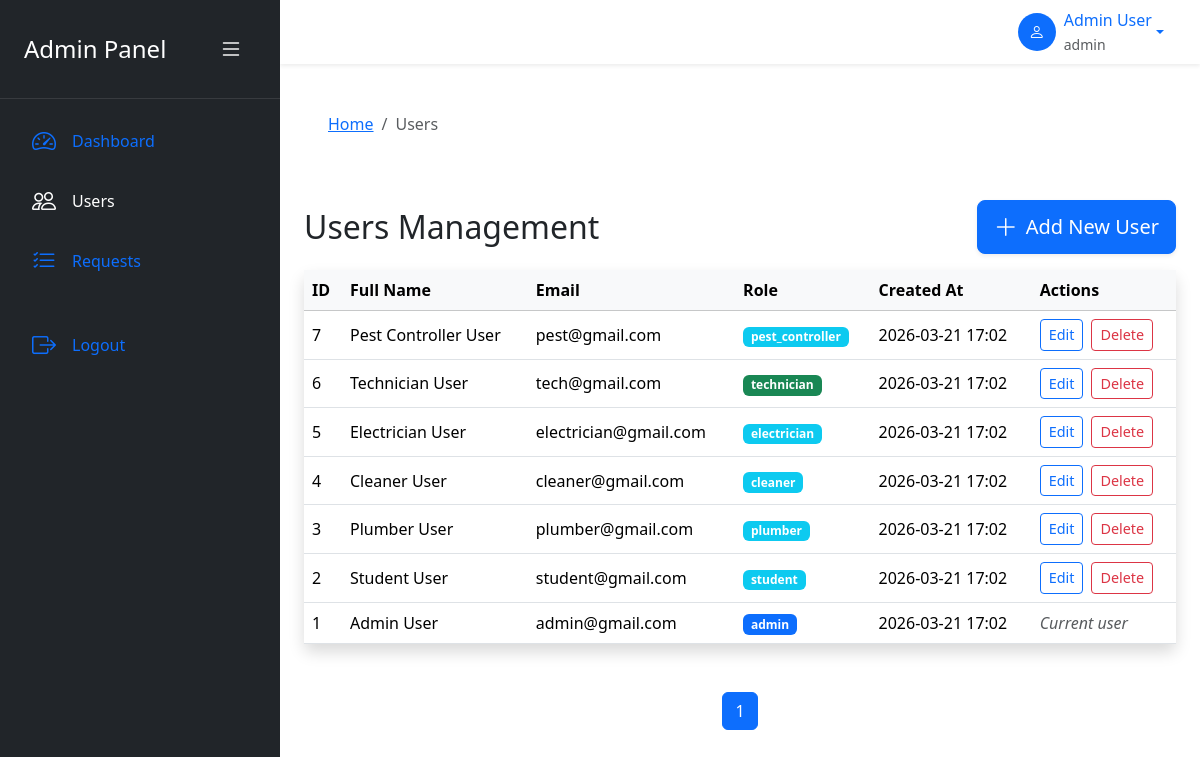
Screenshot of /users (signed in) with the database file from the repository.
### app.py (models this page shows, shortened)
class User(UserMixin, db.Model):
    id = db.Column(db.Integer, primary_key=True)
    full_name = db.Column(db.String(100))
    email = db.Column(db.String(120), unique=True)
    password_hash = db.Column(db.String(200))
    role = db.Column(db.String(20))
    room_number = db.Column(db.String(20), nullable=True)
    created_at = db.Column(db.DateTime, default=datetime.utcnow)
    def unread_notifications_count(self):
        return self.notifications.filter_by(is_read=False).count()

### app.py (the view)
@app.route("/users")
@login_required
@admin_required
def users():
    page = request.args.get('page', 1, type=int)
    users = User.query.order_by(User.created_at.desc()).paginate(
        page=page, per_page=10, error_out=False
    )
    return render_template("admin/users.html", users=users)

### app.py (called while the page is built)
@app.context_processor
def inject_notifications():
    if not current_user.is_authenticated:
        return {'unread_count': 0, 'has_unread': False}
    unread_count = current_user.unread_notifications_count()
    return {'unread_count': unread_count, 'has_unread': unread_count > 0}

def admin_required(f):
    @wraps(f)
    def decorated(*args, **kwargs):
        if not current_user.is_authenticated:
            flash("Please log in.", "warning")
            return redirect(url_for('login'))
        if current_user.role != 'admin':
            flash("Admin access only.", "danger")
            return redirect(url_for('dashboard'))
        return f(*args, **kwargs)
    return decorated

@app.template_filter('format_datetime')
def format_datetime(value, format='%Y-%m-%d %H:%M'):
    if value is None:
        value = datetime.now()
    return value.strftime(format)

@login_manager.user_loader
def load_user(user_id):
    return User.query.get(int(user_id))

### templates/admin/users.html (shortened to what this page needs)
<!DOCTYPE html>
<html lang="en" data-bs-theme="light">
<head>
    <link href="https://cdn.jsdelivr.net/npm/bootstrap@5.3.3/dist/css/bootstrap.min.css" rel="stylesheet">
    <link rel="stylesheet" href="https://cdn.jsdelivr.net/npm/bootstrap-icons@1.11.3/font/bootstrap-icons.min.css">
</head>
<body>
<nav class="sidebar" id="sidebar">
    <div class="sidebar-header d-flex align-items-center justify-content-between p-4 border-bottom border-light border-opacity-10">
        <h4 class="mb-0 sidebar-text">Admin Panel</h4>
        <button id="sidebarToggle" class="btn btn-link text-white">
            <i class="bi bi-list fs-4"></i>
        </button>
    </div>
    <div class="p-3">
        <ul class="nav flex-column gap-2">
            <li class="nav-item">
                <a class="nav-link text-white-75 d-flex align-items-center" href="{{ url_for('dashboard') }}">
                    <i class="bi bi-speedometer2 fs-4 me-3"></i><span class="sidebar-text">Dashboard</span>
                </a>
            </li>
            <li class="nav-item">
                <a class="nav-link active text-white d-flex align-items-center" href="{{ url_for('users') }}">
                    <i class="bi bi-people fs-4 me-3"></i><span class="sidebar-text">Users</span>
                </a>
            </li>
            <li class="nav-item">
                <a class="nav-link text-white-75 d-flex align-items-center" href="{{ url_for('requests') }}">
                    <i class="bi bi-list-check fs-4 me-3"></i><span class="sidebar-text">Requests</span>
                </a>
            </li>
            <li class="nav-item mt-auto pt-4">
                <a class="nav-link text-white-75 d-flex align-items-center" href="{{ url_for('logout') }}">
                    <i class="bi bi-box-arrow-right fs-4 me-3"></i><span class="sidebar-text">Logout</span>
                </a>
            </li>
        </ul>
    </div>
</nav>
<div class="main-content" id="mainContent">
    <header class="navbar navbar-expand-lg bg-white shadow-sm sticky-top px-4">
        <div class="container-fluid">
            <div class="ms-auto d-flex align-items-center gap-3">
                <div class="dropdown">
                    <a class="d-flex align-items-center text-decoration-none dropdown-toggle" href="#" data-bs-toggle="dropdown">
                        <div class="bg-primary text-white rounded-circle d-flex align-items-center justify-content-center me-2" style="width:38px;height:38px;">
                            <i class="bi bi-person"></i>
                        </div>
                        <div class="d-none d-md-block">
                            <div>{{ current_user.full_name }}</div>
                            <small class="text-muted">{{ current_user.role }}</small>
                        </div>
                    </a>
                </div>
            </div>
        </div>
    </header>
    <nav aria-label="breadcrumb" class="p-4 p-lg-5">
        <ol class="breadcrumb mb-3">
            <li class="breadcrumb-item"><a href="{{ url_for('dashboard') }}">Home</a></li>
            <li class="breadcrumb-item active">Users</li>
        </ol>
    </nav>
    <div class="d-flex flex-wrap justify-content-between align-items-center gap-3 px-4 pb-3">
        <h1 class="h2 mb-0">Users Management</h1>
        <a href="{{ url_for('add_user') }}" class="btn btn-primary btn-lg d-flex align-items-center gap-2 shadow-sm">
            <i class="bi bi-plus-lg fs-4"></i>Add New User
        </a>
    </div>
    <div class="card shadow border-0 mx-4 mb-5">
        <div class="card-body p-0">
            <div class="table-responsive">
                <table class="table table-hover align-middle mb-0">
                    <thead class="table-light">
                        <tr>
                            <th>ID</th>
                            <th>Full Name</th>
                            <th>Email</th>
                            <th>Role</th>
                            <th>Created At</th>
                            <th>Actions</th>
                        </tr>
                    </thead>
                    <tbody>
                        {% for user in users.items %}
                        <tr>
                            <td>{{ user.id }}</td>
                            <td>{{ user.full_name }}</td>
                            <td>{{ user.email }}</td>
                            <td>
                                <span class="badge bg-{{ 'primary' if user.role.lower() == 'admin' else 'success' if user.role.lower() == 'technician' else 'info' }}">
                                    {{ user.role }}
                                </span>
                            </td>
                            <td>{{ user.created_at | format_datetime }}</td>
                            <td>
                                {% if user.id != current_user.id %}
                                <div class="d-flex gap-2">
                                    <a href="{{ url_for('edit_user', user_id=user.id) }}" class="btn btn-sm btn-outline-primary action-btn">Edit</a>
                                    <form action="{{ url_for('delete_user', user_id=user.id) }}" method="POST" style="display:inline;" onsubmit="return confirm('Delete {{ user.full_name }}?');">
                                        <button type="submit" class="btn btn-sm btn-outline-danger action-btn">Delete</button>
                                    </form>
                                </div>
                                {% else %}
                                <span class="text-muted fst-italic">Current user</span>
                                {% endif %}
                            </td>
                        </tr>
                        {% endfor %}
                    </tbody>
                </table>
            </div>
        </div>
    </div>
    <nav class="px-4 mb-5">
        <ul class="pagination justify-content-center">
            {% for page_num in users.iter_pages(left_edge=1, right_edge=1, left_current=2, right_current=2) %}
                {% if page_num %}
                    {% if page_num != users.page %}
                    <li class="page-item"><a class="page-link" href="{{ url_for('users', page=page_num) }}">{{ page_num }}</a></li>
                    {% else %}
                    <li class="page-item active"><span class="page-link">{{ page_num }}</span></li>
                    {% endif %}
                {% else %}
                <li class="page-item disabled"><span class="page-link">…</span></li>
                {% endif %}
            {% endfor %}
        </ul>
    </nav>
</div>
</body>
</html>

### templates/admin/users.html (style rules this page uses)
:root { --sidebar-width: 280px; --sidebar-collapsed-width: 78px; }
body { min-height: 100vh; background: var(--bs-body-bg); }
.sidebar { position: fixed; inset: 0 auto 0 0; width: var(--sidebar-width); transition: width 0.35s ease; z-index: 1030; overflow-y: auto; background: var(--bs-dark); color: white; }
.main-content { margin-left: var(--sidebar-width); transition: margin-left 0.35s ease; }
.table-responsive { max-height: 70vh; overflow-y: auto; }
.action-btn { font-size: 0.9rem; padding: 0.25rem 0.5rem; }

### rows the page displays
User: full_name "Admin User", role "admin", id "1", email "admin@gmail.com", created_at "2026-03-21 17:02", shows "Current user"
User: id "7", full_name "Pest Controller User", email "pest@gmail.com", role "pest_controller", created_at "2026-03-21 17:02"
User: id "6", full_name "Technician User", email "tech@gmail.com", role "technician", created_at "2026-03-21 17:02"
User: id "5", full_name "Electrician User", email "electrician@gmail.com", role "electrician", created_at "2026-03-21 17:02"
User: id "4", full_name "Cleaner User", email "cleaner@gmail.com", role "cleaner", created_at "2026-03-21 17:02"
User: id "3", full_name "Plumber User", email "plumber@gmail.com", role "plumber", created_at "2026-03-21 17:02"
User: id "2", full_name "Student User", email "student@gmail.com", role "student", created_at "2026-03-21 17:02"

### other values shown
{{ page_num }} "1"
